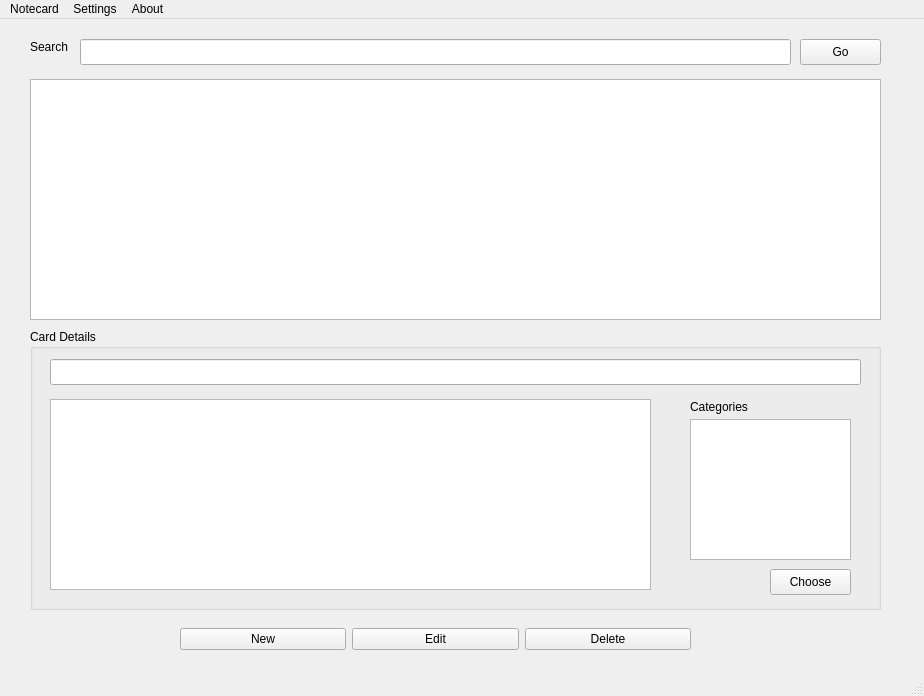
<?xml version="1.0" encoding="UTF-8"?>
<ui version="4.0">
 <class>MainWindow</class>
 <widget class="QMainWindow" name="MainWindow">
  <property name="geometry">
   <rect>
    <x>0</x>
    <y>0</y>
    <width>924</width>
    <height>696</height>
   </rect>
  </property>
  <property name="windowTitle">
   <string>Note Cards</string>
  </property>
  <widget class="QWidget" name="centralwidget">
   <widget class="QLabel" name="label">
    <property name="geometry">
     <rect>
      <x>30</x>
      <y>20</y>
      <width>49</width>
      <height>16</height>
     </rect>
    </property>
    <property name="text">
     <string>Search</string>
    </property>
   </widget>
   <widget class="QLineEdit" name="lineEdit">
    <property name="geometry">
     <rect>
      <x>80</x>
      <y>20</y>
      <width>711</width>
      <height>26</height>
     </rect>
    </property>
   </widget>
   <widget class="QPushButton" name="pushButton">
    <property name="geometry">
     <rect>
      <x>800</x>
      <y>20</y>
      <width>81</width>
      <height>26</height>
     </rect>
    </property>
    <property name="text">
     <string>Go</string>
    </property>
   </widget>
   <widget class="QListView" name="listView">
    <property name="geometry">
     <rect>
      <x>30</x>
      <y>60</y>
      <width>851</width>
      <height>241</height>
     </rect>
    </property>
   </widget>
   <widget class="QGroupBox" name="groupBox">
    <property name="geometry">
     <rect>
      <x>30</x>
      <y>310</y>
      <width>851</width>
      <height>281</height>
     </rect>
    </property>
    <property name="title">
     <string>Card Details</string>
    </property>
    <widget class="QLineEdit" name="lineEdit_2">
     <property name="geometry">
      <rect>
       <x>20</x>
       <y>30</y>
       <width>811</width>
       <height>26</height>
      </rect>
     </property>
    </widget>
    <widget class="QTextEdit" name="textEdit">
     <property name="geometry">
      <rect>
       <x>20</x>
       <y>70</y>
       <width>601</width>
       <height>191</height>
      </rect>
     </property>
    </widget>
    <widget class="QLabel" name="label_2">
     <property name="geometry">
      <rect>
       <x>660</x>
       <y>70</y>
       <width>61</width>
       <height>16</height>
      </rect>
     </property>
     <property name="text">
      <string>Categories</string>
     </property>
    </widget>
    <widget class="QListWidget" name="listWidget">
     <property name="geometry">
      <rect>
       <x>660</x>
       <y>90</y>
       <width>161</width>
       <height>141</height>
      </rect>
     </property>
    </widget>
    <widget class="QPushButton" name="pushButton_5">
     <property name="geometry">
      <rect>
       <x>740</x>
       <y>240</y>
       <width>81</width>
       <height>26</height>
      </rect>
     </property>
     <property name="text">
      <string>Choose</string>
     </property>
    </widget>
   </widget>
   <widget class="QWidget" name="horizontalLayoutWidget">
    <property name="geometry">
     <rect>
      <x>180</x>
      <y>600</y>
      <width>511</width>
      <height>41</height>
     </rect>
    </property>
    <layout class="QHBoxLayout" name="horizontalLayout_3">
     <item>
      <widget class="QPushButton" name="pushButton_3">
       <property name="text">
        <string>New</string>
       </property>
      </widget>
     </item>
     <item>
      <widget class="QPushButton" name="pushButton_4">
       <property name="text">
        <string>Edit</string>
       </property>
      </widget>
     </item>
     <item>
      <widget class="QPushButton" name="pushButton_2">
       <property name="text">
        <string>Delete</string>
       </property>
      </widget>
     </item>
    </layout>
   </widget>
  </widget>
  <widget class="QMenuBar" name="menubar">
   <property name="geometry">
    <rect>
     <x>0</x>
     <y>0</y>
     <width>924</width>
     <height>33</height>
    </rect>
   </property>
   <widget class="QMenu" name="menuNotecard">
    <property name="title">
     <string>Notecard</string>
    </property>
    <addaction name="actionNew"/>
    <addaction name="actionSearch"/>
    <addaction name="actionDelete"/>
    <addaction name="separator"/>
    <addaction name="actionExit"/>
   </widget>
   <widget class="QMenu" name="menuSettings">
    <property name="title">
     <string>Settings</string>
    </property>
   </widget>
   <widget class="QMenu" name="menuAbout">
    <property name="title">
     <string>About</string>
    </property>
   </widget>
   <addaction name="menuNotecard"/>
   <addaction name="menuSettings"/>
   <addaction name="menuAbout"/>
  </widget>
  <widget class="QStatusBar" name="statusbar"/>
  <action name="actionNew">
   <property name="text">
    <string>New</string>
   </property>
  </action>
  <action name="actionSearch">
   <property name="text">
    <string>Search</string>
   </property>
  </action>
  <action name="actionDelete">
   <property name="text">
    <string>Delete</string>
   </property>
  </action>
  <action name="actionExit">
   <property name="text">
    <string>Exit</string>
   </property>
  </action>
 </widget>
 <resources/>
 <connections/>
</ui>
